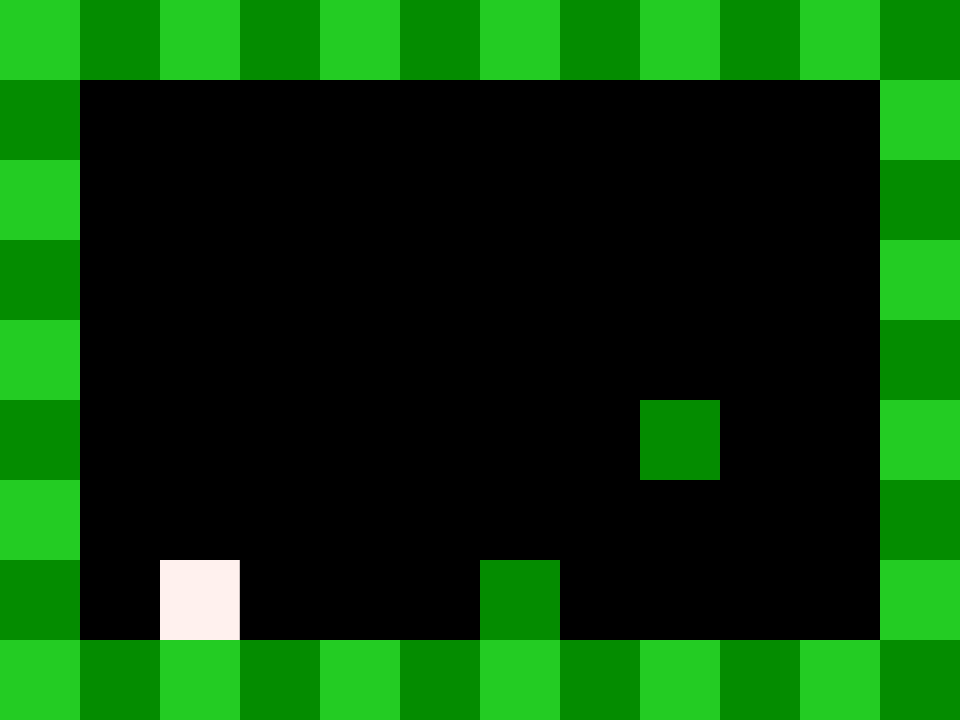

This game map was drawn from its Tiled (.tmx) file and the tilesets committed beside it. A one-line description and the full map source follow:
An orthogonal 12x9 tile map with 80x80 px tiles, 1 tile layer (Tile Layer 1), 4 tilesets.

<map version="1.0" orientation="orthogonal" width="12" height="9" tilewidth="80" tileheight="80">
 <tileset firstgid="1" name="base" tilewidth="80" tileheight="80">
  <image source="dark1.png" width="80" height="80" />
 </tileset>
 <tileset firstgid="2" name="dark1" tilewidth="80" tileheight="80">
  <image source="dark1.png" width="80" height="80" />
 </tileset>
 <tileset firstgid="3" name="tilesheet1" tilewidth="80" tileheight="80">
  <image source="tilesheet1.png" trans="ff00ff" width="400" height="400" />
 </tileset>
 <tileset firstgid="28" name="tilesheet1" tilewidth="80" tileheight="80">
  <image source="tilesheet1.png" trans="ff00ff" width="400" height="400" />
 </tileset>
 <layer name="Tile Layer 1" width="12" height="9">
  <data>
   <tile gid="10" />
   <tile gid="9" />
   <tile gid="10" />
   <tile gid="9" />
   <tile gid="10" />
   <tile gid="9" />
   <tile gid="10" />
   <tile gid="9" />
   <tile gid="10" />
   <tile gid="9" />
   <tile gid="10" />
   <tile gid="9" />
   <tile gid="9" />
   <tile gid="0" />
   <tile gid="0" />
   <tile gid="0" />
   <tile gid="0" />
   <tile gid="0" />
   <tile gid="0" />
   <tile gid="0" />
   <tile gid="0" />
   <tile gid="0" />
   <tile gid="0" />
   <tile gid="10" />
   <tile gid="10" />
   <tile gid="0" />
   <tile gid="0" />
   <tile gid="0" />
   <tile gid="0" />
   <tile gid="0" />
   <tile gid="0" />
   <tile gid="0" />
   <tile gid="0" />
   <tile gid="0" />
   <tile gid="0" />
   <tile gid="9" />
   <tile gid="9" />
   <tile gid="0" />
   <tile gid="0" />
   <tile gid="0" />
   <tile gid="0" />
   <tile gid="0" />
   <tile gid="0" />
   <tile gid="0" />
   <tile gid="0" />
   <tile gid="0" />
   <tile gid="0" />
   <tile gid="10" />
   <tile gid="10" />
   <tile gid="0" />
   <tile gid="0" />
   <tile gid="0" />
   <tile gid="0" />
   <tile gid="0" />
   <tile gid="0" />
   <tile gid="0" />
   <tile gid="0" />
   <tile gid="0" />
   <tile gid="0" />
   <tile gid="9" />
   <tile gid="9" />
   <tile gid="0" />
   <tile gid="0" />
   <tile gid="0" />
   <tile gid="0" />
   <tile gid="0" />
   <tile gid="0" />
   <tile gid="0" />
   <tile gid="9" />
   <tile gid="0" />
   <tile gid="0" />
   <tile gid="10" />
   <tile gid="10" />
   <tile gid="0" />
   <tile gid="0" />
   <tile gid="0" />
   <tile gid="0" />
   <tile gid="0" />
   <tile gid="0" />
   <tile gid="0" />
   <tile gid="0" />
   <tile gid="0" />
   <tile gid="0" />
   <tile gid="9" />
   <tile gid="9" />
   <tile gid="0" />
   <tile gid="5" />
   <tile gid="0" />
   <tile gid="0" />
   <tile gid="0" />
   <tile gid="9" />
   <tile gid="0" />
   <tile gid="0" />
   <tile gid="0" />
   <tile gid="0" />
   <tile gid="10" />
   <tile gid="10" />
   <tile gid="9" />
   <tile gid="10" />
   <tile gid="9" />
   <tile gid="10" />
   <tile gid="9" />
   <tile gid="10" />
   <tile gid="9" />
   <tile gid="10" />
   <tile gid="9" />
   <tile gid="10" />
   <tile gid="9" />
  </data>
 </layer>
</map>